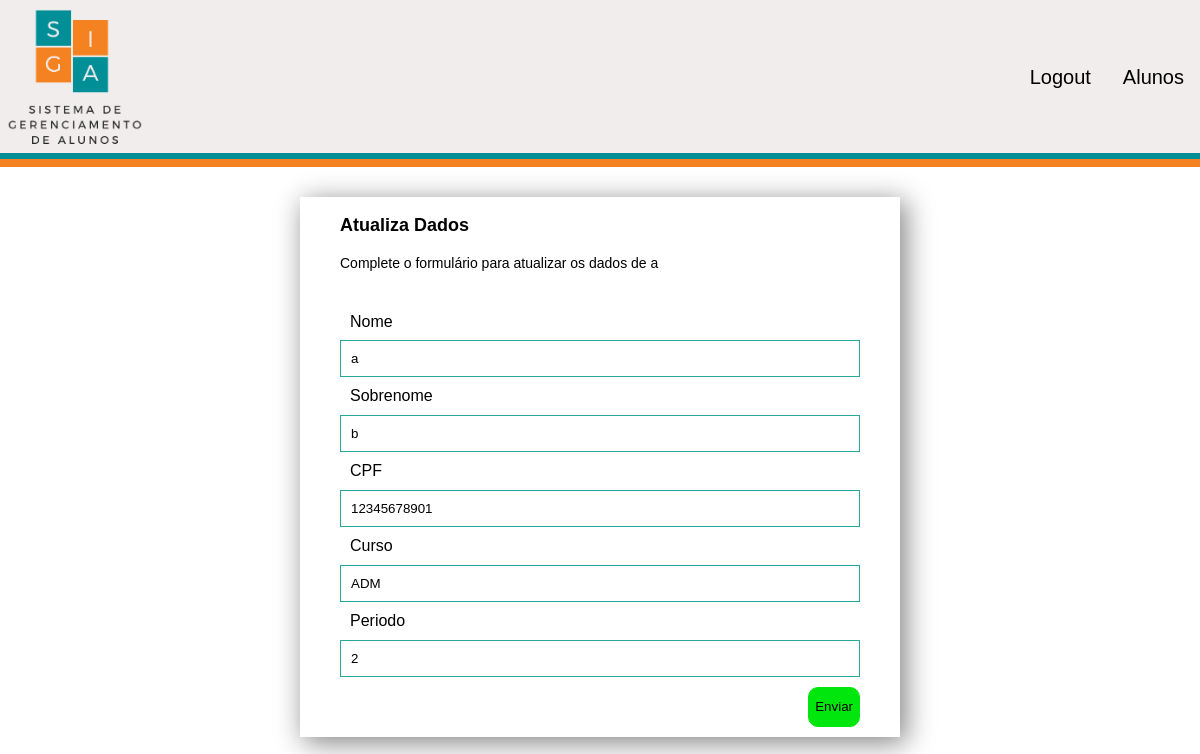
Screenshot of /aluno/3 with the database file from the repository.
### my_site/models.py (models this page shows)
class Aluno(models.Model):
    nome = models.CharField(
        max_length=255,
        null=False,
        blank=False
    )
    sobrenome = models.CharField(
        max_length=255,
        null=False,
        blank=False
    )
    cpf = models.CharField(
        max_length=14,
        null=False,
        blank=False,
    )
    curso = models.CharField(
        max_length=255,
        blank=False,
        null=False
    )
    periodo = models.IntegerField(
        default=0,
        null=False,
        blank=False
    )
    email = models.EmailField(
        max_length=255,
        blank=False,
        null=False
    )
    password = models.CharField(
        max_length=255,
        blank=False,
        null=False
    )
    objeto = models.Manager()

### website/views.py (the view)
# urls.py: path("aluno/<pk>", AlunoUpdateView.as_view(), name="atualiza_aluno"),
class AlunoUpdateView(UpdateView):
    template_name = "website/atualiza.html"
    model = Aluno
    context_object_name = "aluno"
    fields = "__all__"
    success_url = reverse_lazy("website:lista_aluno")

### website/templates/website/atualiza.html (shortened to what this page needs)
{% extends "website/_layouts/base.html" %}
{% load widget_tweaks %}
{% block conteudo %}
    <div class="form-container">
        <legend>Atualiza Dados</legend>
        <p>Complete o formulário para atualizar os dados de {{ aluno.nome }}</p>
        <form method="POST">
            <fieldset>
                <div class="input-container">
                    <label class="label" for="name">Nome</label>
                    {% render_field form.nome class+="form-control" id+="nome" name+="nome"%}
                </div>
                <div class="input-container">
                    <label class="label" for="surname">Sobrenome</label>
                    {% render_field form.sobrenome class+="form-control" id+="surname" name+="surname" %}
                </div>
                <div class="input-container">
                    <label class="label" for="cpf">CPF</label>
                    {% render_field form.cpf class+="form-control" id+="cpf" name+="cpf" pattern+="[0-9]{11}" placeholder+="Apenas números" %}
                </div>
                <div class="input-container">
                    <label class="label" for="curso">Curso</label>
                    {% render_field form.curso class+="form-control" id+="curso" name+="curso"%}
                </div>
                <div class="input-container">
                    <label class="label" for="periodo">Periodo</label>
                    {% render_field form.periodo class+="form-control" id+="periodo" name+="periodo" type="number"%}
                </div>
                <div class="form-button">
                    <button class="go-button">Enviar</button>
                </div>
                </fieldset>
            </form>
        </div>
{% endblock %}

### website/static/website/css/style.css (style rules this page uses)
.form-container { -webkit-box-shadow: 5px 5px 26px 1px rgba(0,0,0,0.48); box-shadow: 5px 5px 26px 1px rgba(0,0,0,0.48); max-width: 600px; margin-right: auto; margin-left: auto; margin-top: 30px; margin-bottom: 30px; padding: 10px 40px; line-height: 1cm; box-sizing: border-box; display: block; }
.form-container legend { font-family: sans-serif; font-size: 18px; font-weight: 600; }
.form-container p { font-family: sans-serif; font-size: 14px; }
.form-container .label { background-color: white; padding: 10px; font-family: sans-serif; color: black; }
.form-container input { padding: 10px; width: 100%; outline: none; box-sizing: border-box; float: left; }
.form-container input:valid, .form-container input:focus { border: 1px solid #26a69a; }
.input-container { margin-top: 20px; }
fieldset { width: 100%; }
.form-button { text-align: right; }
.go-button { margin-top: 10px; border-radius: 10px; height: 40px; background-color: rgb(1, 230, 13); border: 1px solid rgb(1, 230, 13); cursor: pointer; transition: .5s; }

### rows the page displays
Aluno: nome "a", sobrenome "b", cpf "12345678901", curso "ADM", periodo "2"
